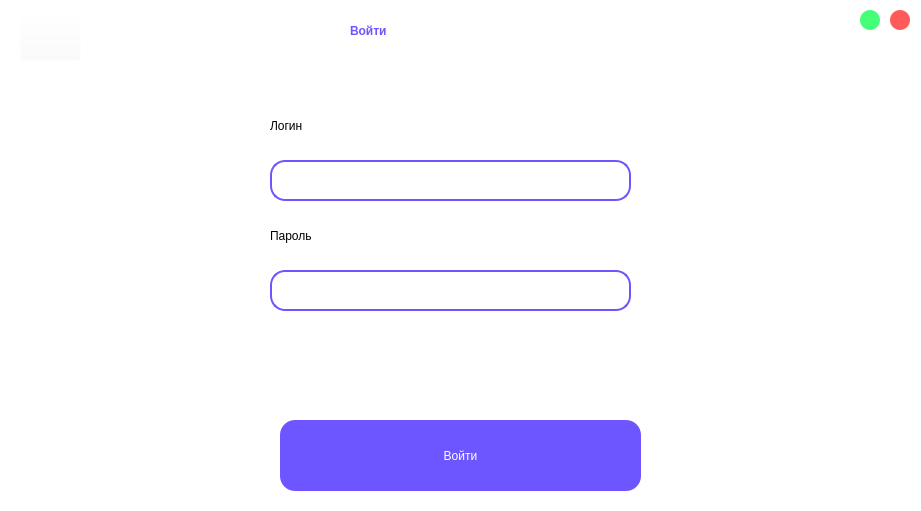
<?xml version="1.0" encoding="UTF-8"?>
<ui version="4.0">
 <class>login</class>
 <widget class="QWidget" name="login">
  <property name="geometry">
   <rect>
    <x>0</x>
    <y>0</y>
    <width>921</width>
    <height>511</height>
   </rect>
  </property>
  <property name="minimumSize">
   <size>
    <width>921</width>
    <height>511</height>
   </size>
  </property>
  <property name="maximumSize">
   <size>
    <width>921</width>
    <height>511</height>
   </size>
  </property>
  <property name="windowTitle">
   <string>Form</string>
  </property>
  <property name="styleSheet">
   <string notr="true">background-color: rgb(255, 255, 255);</string>
  </property>
  <widget class="QPushButton" name="pushButton_2">
   <property name="geometry">
    <rect>
     <x>890</x>
     <y>10</y>
     <width>20</width>
     <height>20</height>
    </rect>
   </property>
   <property name="styleSheet">
    <string notr="true">QPushButton {
	border-radius: 10px;
	background-color: #FF5B5B;
	color: white;
}
QPushButton:pressed {
	background-color: #FFBCBC;
}</string>
   </property>
   <property name="text">
    <string/>
   </property>
  </widget>
  <widget class="QPushButton" name="pushButton_4">
   <property name="geometry">
    <rect>
     <x>20</x>
     <y>10</y>
     <width>61</width>
     <height>51</height>
    </rect>
   </property>
   <property name="styleSheet">
    <string notr="true">background-color: rgba(255, 255, 255, 0);</string>
   </property>
   <property name="text">
    <string/>
   </property>
   <property name="icon">
    <iconset resource="greeting.qrc">
     <normaloff>:/new/prefix1/return.png</normaloff>:/new/prefix1/return.png</iconset>
   </property>
   <property name="iconSize">
    <size>
     <width>35</width>
     <height>35</height>
    </size>
   </property>
  </widget>
  <widget class="QPushButton" name="pushButton_3">
   <property name="geometry">
    <rect>
     <x>860</x>
     <y>10</y>
     <width>20</width>
     <height>20</height>
    </rect>
   </property>
   <property name="styleSheet">
    <string notr="true">QPushButton {
	border-radius: 10px;
	background-color: #45FF79;
	color: white;
}
QPushButton:pressed {
	background-color: #B2FFC8;
}</string>
   </property>
   <property name="text">
    <string/>
   </property>
  </widget>
  <widget class="QLabel" name="label">
   <property name="geometry">
    <rect>
     <x>350</x>
     <y>0</y>
     <width>251</width>
     <height>61</height>
    </rect>
   </property>
   <property name="styleSheet">
    <string notr="true">color: rgb(109, 85, 255);
font: 75 40pt &quot;Karla&quot; bold;
font-weight: 500;</string>
   </property>
   <property name="text">
    <string>Войти</string>
   </property>
  </widget>
  <widget class="QLineEdit" name="lineEdit_2">
   <property name="geometry">
    <rect>
     <x>270</x>
     <y>160</y>
     <width>361</width>
     <height>41</height>
    </rect>
   </property>
   <property name="styleSheet">
    <string notr="true">border-radius: 15px; 
font: 14pt &quot;Karla&quot;;
padding-left: 10px;
padding-right:10px;
border: 2px solid #6D55FF;
</string>
   </property>
   <property name="text">
    <string/>
   </property>
  </widget>
  <widget class="QPushButton" name="pushButton">
   <property name="geometry">
    <rect>
     <x>280</x>
     <y>420</y>
     <width>361</width>
     <height>71</height>
    </rect>
   </property>
   <property name="autoFillBackground">
    <bool>false</bool>
   </property>
   <property name="styleSheet">
    <string notr="true">QPushButton{
	color: rgb(255, 255, 255);
	background-color: #6D55FF;
	border-radius: 15px; 
	font: 75 25pt &quot;Karla&quot; bold;
	border: 2px;
}
QPushButton:pressed{
	background-color: #A597FF;
}</string>
   </property>
   <property name="text">
    <string>Войти</string>
   </property>
   <property name="default">
    <bool>false</bool>
   </property>
   <property name="flat">
    <bool>false</bool>
   </property>
  </widget>
  <widget class="QLabel" name="label_3">
   <property name="geometry">
    <rect>
     <x>270</x>
     <y>110</y>
     <width>261</width>
     <height>31</height>
    </rect>
   </property>
   <property name="styleSheet">
    <string notr="true">color: rgb(0, 0, 0);
font: 75 18pt &quot;Karla&quot;;
</string>
   </property>
   <property name="text">
    <string>Логин</string>
   </property>
  </widget>
  <widget class="QLineEdit" name="lineEdit_3">
   <property name="geometry">
    <rect>
     <x>270</x>
     <y>270</y>
     <width>361</width>
     <height>41</height>
    </rect>
   </property>
   <property name="styleSheet">
    <string notr="true">border-radius: 15px; 
font: 14pt &quot;Karla&quot;;
padding-left: 10px;
padding-right:10px;
border: 2px solid #6D55FF;
</string>
   </property>
   <property name="text">
    <string/>
   </property>
  </widget>
  <widget class="QLabel" name="label_4">
   <property name="geometry">
    <rect>
     <x>270</x>
     <y>220</y>
     <width>261</width>
     <height>31</height>
    </rect>
   </property>
   <property name="styleSheet">
    <string notr="true">color: rgb(0, 0, 0);
font: 75 18pt &quot;Karla&quot;;
</string>
   </property>
   <property name="text">
    <string>Пароль </string>
   </property>
  </widget>
 </widget>
 <resources>
  <include location="greeting.qrc"/>
 </resources>
 <connections/>
</ui>
